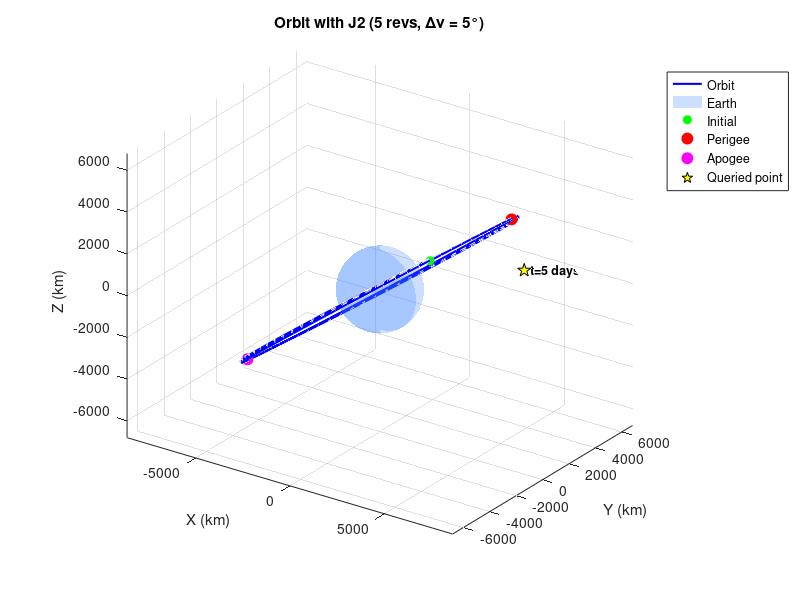
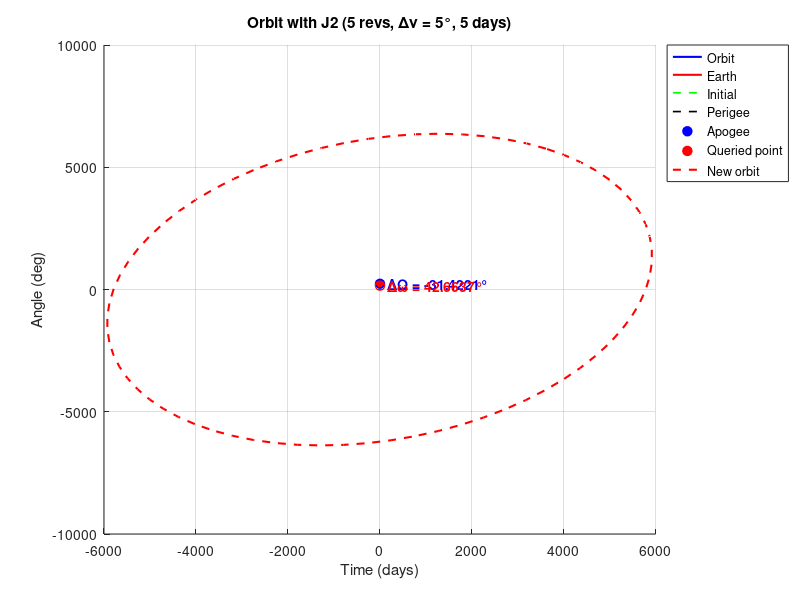

Source code (MATLAB) for these figures, in order:
clc; clear; close all;

%% ----- Constants -----
mu = 398600;         % km^3/s^2
Re = 6378.1363;      % km
J2 = 0.00108263;

%% ----- INPUT: initial state (ECI) -----
r0 = [4771.810686400000122, -3024.529532699999891, 3804.492539700000179];   % km
v0 = [2.888529122200000, 6.849724788200001,  1.814146876000000];             % km/s

fprintf('Input r0 = [%.6f %.6f %.6f] km\n', r0);
fprintf('Input v0 = [%.6f %.6f %.6f] km/s\n\n', v0);

%% ----- Compute classical elements from r0,v0-----
r = r0(:); v = v0(:);
r_mag = norm(r); v_mag = norm(v);
h = cross(r,v); h_mag = norm(h);
e_vec = (1/mu)*((v_mag^2 - mu/r_mag)*r - dot(r,v)*v);
e = norm(e_vec);
energy = v_mag^2/2 - mu/r_mag;
a = -mu/(2*energy);           % km
p = h_mag^2/mu;               % km
i = acos(h(3)/h_mag);         % rad

% Right Ascension of Ascending Node
n_vec = cross([0;0;1], h);
if norm(n_vec) > 0
    RAAN = acos(n_vec(1)/norm(n_vec));
    if n_vec(2) < 0, RAAN = 2*pi - RAAN; end
else
    RAAN = 0;
end

% Argument of perigee
if norm(n_vec) > 0 && e > 1e-12
    omega = acos(dot(n_vec,e_vec)/(norm(n_vec)*e));
    if e_vec(3) < 0, omega = 2*pi - omega; end
else
    omega = 0;
end

% true anomaly at epoch (nu0)
if e > 1e-12
    nu0 = acos(dot(e_vec,r)/(e*r_mag));
    if dot(r,v) < 0, nu0 = 2*pi - nu0; end
else
    nu0 = 0;
end

% mean motions / periods
n0 = sqrt(mu / a^3);           % Keplerian mean motion (rad/s)
T0 = 2*pi / n0;

% J2-corrected mean motion
n_J2 = n0 * (1 + 1.5*J2*(Re^2/p^2)*sqrt(1 - e^2)*(1 - 1.5*sin(i)^2));
T_J2 = 2*pi / n_J2;

fprintf('Elements from r0,v0: a=%.6f km, e=%.6f, i=%.6f deg\n', a, e, rad2deg(i));
fprintf(' RAAN=%.6f deg, omega=%.6f deg, nu0=%.6f deg\n\n', rad2deg(RAAN), rad2deg(omega), rad2deg(nu0));
fprintf('T0 = %.6f s, T_J2 = %.6f s \n\n', T0, T_J2);

%% ----- J2 secular rates (rad/s) -----
Omega_dot = -1.5 * J2 * (Re^2 / p^2) * n_J2 * cos(i);                       % dRAAN/dt
omega_dot = 0.75 * J2 * (Re^2 / p^2) * n_J2 * (5*cos(i)^2 - 1);             % domega/dt

fprintf('J2 rates: dRAAN/dt = %.6e rad/s (%.6f deg/day)\n', Omega_dot, rad2deg(Omega_dot)*86400);
fprintf('         domega/dt = %.6e rad/s (%.6f deg/day)\n\n', omega_dot, rad2deg(omega_dot)*86400);

%% Precompute epoch E0 and M0 robustly from nu0
E0 = 2 * atan2( sqrt(max(0,1-e))*sin(nu0/2), sqrt(1+e)*cos(nu0/2) );
E0 = mod(E0, 2*pi);
M0 = E0 - e*sin(E0);
M0 = mod(M0, 2*pi);

%% ----- User input: how many revolutions to output ----- 
Nrev = input('Enter number of revolutions: ');
if isempty(Nrev), Nrev = 1; end

dnu = 5;  % deg step

%% 5° table steps
nu_table = 0 : dnu : 360*Nrev;
N = numel(nu_table);

% reallocate
r_set = zeros(N,3);
v_set = zeros(N,3);
t_set = zeros(N,1);
nu_out_deg = zeros(N,1);    % corrected true anomaly (deg)
M_out_deg = zeros(N,1);     % mean anomaly (deg)
RAAN_out_deg = zeros(N,1);
omega_out_deg = zeros(N,1);

for k = 1:N
    % table anomaly (0..360*Nrev)
    nu_tbl_deg = nu_table(k);

    % Absolute orbital anomaly = initial nu0 + table anomaly
    nu_total_deg = rad2deg(nu0) + nu_tbl_deg;

    % Determine completed revolutions from the absolute orbital anomaly
    rev = floor(nu_total_deg / 360);

    % Local true anomaly within the current orbit [0,360)
    nu_local_deg = mod(nu_total_deg, 360);
    nu_rad = deg2rad(nu_local_deg);

    % --- conversion of true anomaly -> eccentric anomaly
    denom = 1 + e * cos(nu_rad);
    sinE = sqrt(max(0,1 - e^2)) * sin(nu_rad) / denom;
    cosE = (e + cos(nu_rad)) / denom;
    E_from_nu = atan2(sinE, cosE);
    E_from_nu = mod(E_from_nu, 2*pi);

    t_total = (nu_tbl_deg/360) * T_J2;

    % J2 secular drift applied at t_total (same as original)
    RAAN_t = RAAN + Omega_dot * t_total;
    omega_t = omega + omega_dot * t_total;

    % Perifocal r,v for local nu_rad (same as original)
    r_pf = (p / (1 + e*cos(nu_rad))) * [cos(nu_rad); sin(nu_rad); 0];
    v_pf = sqrt(mu/p) * [-sin(nu_rad); e + cos(nu_rad); 0];

    % Perifocal -> ECI (use updated RAAN_t & omega_t) (same as original)
    R3_W = [cos(RAAN_t) -sin(RAAN_t) 0;
            sin(RAAN_t)  cos(RAAN_t) 0;
            0            0           1];
    R1_i = [1 0 0; 0 cos(i) -sin(i); 0 sin(i) cos(i)];
    R3_w = [cos(omega_t) -sin(omega_t) 0;
            sin(omega_t)  cos(omega_t) 0;
            0             0            1];
    Q = R3_W * R1_i * R3_w;

    r_ECI = (Q * r_pf)';
    v_ECI = (Q * v_pf)';

    % ----------------- CONSISTENCY FIX FOR THE FIRST ROW -----------------
    if k == 1
        % Force state vectors to exact inputs
        r_ECI = r0;
        v_ECI = v0;

        % Force the epoch/time/angles to match the computed orbital elements at epoch
        t_total = 0;                      % define t=0 as the epoch of r0,v0
        t_since_peri = 0;
        rev = 0;
        RAAN_t = RAAN;                    % make RAAN_t equal to RAAN at epoch
        omega_t = omega;                  % make omega_t equal to omega at epoch
    end 
    
    % ----------------- NEW: compute M & nu consistent with time t_total -----
    % Propagate mean anomaly from epoch using J2-corrected mean motion
    M_t = mod(M0 + n_J2 * t_total, 2*pi);

    % Solve Kepler's equation (M_t -> E_t) with Newton
    E = M_t;
    for iter = 1:100
        E_next = E - (E - e*sin(E) - M_t) / (1 - e*cos(E));
        if abs(E_next - E) < 1e-12, break; end
        E = E_next;
    end
    E_t = mod(E,2*pi);

    % True anomaly from E_t
    nu_t = 2 * atan2( sqrt(1+e) * sin(E_t/2), sqrt(1-e) * cos(E_t/2) );
    nu_t = mod(nu_t, 2*pi);

    % ----------------- Store results -----------------
    r_set(k,:) = r_ECI;
    v_set(k,:) = v_ECI;
    t_set(k) = t_total;

    % Store the corrected anomalies (deg)
    nu_out_deg(k) = rad2deg(nu_t);
    M_out_deg(k) = rad2deg(M_t);

    RAAN_out_deg(k) = rad2deg(RAAN_t);
    omega_out_deg(k) = rad2deg(omega_t);
end

%% ----- Print table -----
fprintf('\n%6s %15s %15s %15s %15s %15s %15s %15s %12s %12s\n',...
    'ν(deg)','Time(s)','r_x(km)','r_y(km)','r_z(km)','v_x(km/s)','v_y(km/s)','v_z(km/s)','M(deg)','RAAN(deg)');
fprintf('%s\n', repmat('-',1,150));

for k = 1:N
    fprintf('%6.2f %15.6f %15.6f %15.6f %15.6f %15.6f %15.6f %15.6f %12.6f %12.6f\n', ...
        nu_out_deg(k), t_set(k), r_set(k,1), r_set(k,2), r_set(k,3), v_set(k,1), v_set(k,2), v_set(k,3), M_out_deg(k), RAAN_out_deg(k));
end

%% ----- Plot orbit -----
figure; hold on; grid on; axis equal;
plot3(r_set(:,1), r_set(:,2), r_set(:,3), 'b-', 'LineWidth', 1.5);

% Earth
scale = 0.3;
[xs, ys, zs] = sphere(80);
surf(scale*Re*xs, scale*Re*ys, scale*Re*zs, 'FaceColor',[0.2 0.5 1], 'FaceAlpha', 0.25, 'EdgeColor','none');

% mark initial, perigee, apogee
rmag = sqrt(sum(r_set.^2,2));
[~, idx_perigee] = min(rmag);
[~, idx_apogee] = max(rmag);
plot3(r_set(1,1), r_set(1,2), r_set(1,3), 'go','MarkerFaceColor','g','MarkerSize',6);
plot3(r_set(idx_perigee,1), r_set(idx_perigee,2), r_set(idx_perigee,3), 'ro','MarkerFaceColor','r','MarkerSize',8);
plot3(r_set(idx_apogee,1), r_set(idx_apogee,2), r_set(idx_apogee,3), 'mo','MarkerFaceColor','m','MarkerSize',8);

xlabel('X (km)'); ylabel('Y (km)'); zlabel('Z (km)');
title(sprintf('Orbit with J2 (%d revs, Δν = %d°)', Nrev, dnu));
legend('Orbit','Earth','Initial','Perigee','Apogee','Location','bestoutside');
view(35,25);

%% ----- plot secular drift of RAAN and omega vs time (user days input) -----
days = input('\nEnter number of days to see RAAN & ω drift: ');
if isempty(days), days = 2; end

% ----- Constant reference values -----
RAAN_const  = 265.771134;      % deg
omega_const = 115.120347;     % deg

t_days = linspace(0, days*86400, 3600);  % seconds
RAAN_drift  = rad2deg(RAAN + Omega_dot * t_days);
omega_drift = rad2deg(omega + omega_dot * t_days);

figure; hold on; grid on;

% J2 secular drift
plot(t_days/86400, RAAN_drift, 'b-', 'LineWidth', 1.5);
plot(t_days/86400, omega_drift, 'r-', 'LineWidth', 1.5);

% Constant reference lines
plot(t_days/86400, RAAN_const*ones(size(t_days)), 'g--', 'LineWidth', 1.2);
plot(t_days/86400, omega_const*ones(size(t_days)), 'k--', 'LineWidth', 1.2);

% ----- End-day difference -----
t_end = t_days(end)/86400;

RAAN_end  = RAAN_drift(end);
omega_end = omega_drift(end);

dRAAN_end  = RAAN_end  - RAAN_const;
domega_end = omega_end - omega_const;

% Mark end-day points
plot(t_end, RAAN_end,  'bo', 'MarkerFaceColor','b', 'MarkerSize',7);
plot(t_end, omega_end, 'ro', 'MarkerFaceColor','r', 'MarkerSize',7);

% Annotate ONLY end-day difference
text(t_end, RAAN_end, ...
    sprintf('  ΔΩ = %.4f°', dRAAN_end), ...
    'Color','b','FontSize',10,'FontWeight','bold');

text(t_end, omega_end, ...
    sprintf('  Δω = %.4f°', domega_end), ...
    'Color','r','FontSize',10,'FontWeight','bold');

xlabel('Time (days)');
ylabel('Angle (deg)');
title(sprintf('J_2 Secular Drift of RAAN and \\omega over %.0f days', days));

legend({'RAAN (Ω) – J_2 drift', ...
        'Argument of perigee (ω) – J_2 drift', ...
        'Ideal orbit RAAN', ...
        'Ideal orbit ω'}, ...
        'Location','best');

% Compute final RAAN and omega after given number of days
RAAN_final = rad2deg(RAAN + Omega_dot * t_days(end));
omega_final = rad2deg(omega + omega_dot * t_days(end));

% Display results
fprintf('\nAfter %.0f days:\n', days);
fprintf('  RAAN (Ω)  = %.6f deg\n', RAAN_final);
fprintf('  ω (arg. of perigee) = %.6f deg\n', omega_final);
fprintf('  ΔRAAN = %.6f deg/day,  Δω = %.6f deg/day\n', ...
        rad2deg(Omega_dot)*86400, rad2deg(omega_dot)*86400);

%% ----- Compute state vectors at user-specified time (seconds) -----
t_query = days*86400;

if ~isempty(t_query) && t_query >= 0
    % --- Interpolate orbit table for exact position ---
    if t_query <= t_set(end)
        % Interpolate position and velocity on the precomputed orbit
        r_tq = interp1(t_set, r_set, t_query, 'linear')';
        v_tq = interp1(t_set, v_set, t_query, 'linear')';
    else
        % For times beyond table, propagate using J2-corrected mean motion
        RAAN_tq = RAAN + Omega_dot * t_query;
        omega_tq = omega + omega_dot * t_query;

        % Compute mean anomaly at t_query from epoch using n_J2
        M_tq = mod(M0 + n_J2 * t_query, 2*pi);

        % Solve Kepler's equation
        E = M_tq;
        for iter = 1:200
            E_next = E - (E - e*sin(E) - M_tq) / (1 - e*cos(E));
            if abs(E_next - E) < 1e-13, break; end
            E = E_next;
        end
        E = mod(E,2*pi);

        % True anomaly
        nu_tq = 2 * atan2( sqrt(1+e) * sin(E/2), sqrt(1-e) * cos(E/2) );

        % Perifocal coordinates
        r_pf = (p / (1 + e*cos(nu_tq))) * [cos(nu_tq); sin(nu_tq); 0];
        v_pf = sqrt(mu/p) * [-sin(nu_tq); e + cos(nu_tq); 0];

        % ECI conversion
        R3_W = [cos(RAAN_tq) -sin(RAAN_tq) 0;
                sin(RAAN_tq)  cos(RAAN_tq) 0;
                0              0            1];
        R1_i = [1 0 0; 0 cos(i) -sin(i); 0 sin(i) cos(i)];
        R3_w = [cos(omega_tq) -sin(omega_tq) 0;
                sin(omega_tq)  cos(omega_tq) 0;
                0               0             1];
        Q = R3_W * R1_i * R3_w;

        r_tq = Q * r_pf;
        v_tq = Q * v_pf;
        M_tq_deg = rad2deg(M_tq);
    end

    % --- Compute true anomaly from interpolated position ---
    % Build rotated eccentric vector for time t_query
    RAAN_tq = RAAN + Omega_dot * t_query;
    omega_tq = omega + omega_dot * t_query;
    R3_W_t = [cos(RAAN_tq) -sin(RAAN_tq) 0; sin(RAAN_tq) cos(RAAN_tq) 0; 0 0 1];
    R1_i_t = [1 0 0; 0 cos(i) -sin(i); 0 sin(i) cos(i)];
    R3_w_t = [cos(omega_tq) -sin(omega_tq) 0; sin(omega_tq) cos(omega_tq) 0; 0 0 1];
    Q_t = R3_W_t * R1_i_t * R3_w_t;
    e_vec_t = (Q_t * [e;0;0])';

    rmag_tq = norm(r_tq);
    if e > 1e-12
        nu_from_r = acos( max(-1, min(1, dot(e_vec_t, r_tq)/(e*rmag_tq))) );
        if dot(r_tq, v_tq) < 0
            nu_from_r = 2*pi - nu_from_r;
        end
        nu_display = rad2deg(nu_from_r);
    else
        % compute from M_tq/E
        if exist('E','var')
            nu_from_r = 2 * atan2( sqrt(1+e)*sin(E/2), sqrt(1-e)*cos(E/2) );
            nu_display = rad2deg(mod(nu_from_r,2*pi));
        else
            nu_display = NaN;
        end
    end

    % Compute mean anomaly for t_query consistently
    M_tq = mod(M0 + n_J2 * t_query, 2*pi);

    % --- Display ---
    fprintf('\nState at t = %.0f days (from r0,v0 epoch):\n', days);
    fprintf('  r = [%.6f, %.6f, %.6f] km\n', r_tq(1), r_tq(2), r_tq(3));
    fprintf('  v = [%.6f, %.6f, %.6f] km/s\n', v_tq(1), v_tq(2), v_tq(3));
    fprintf('  RAAN = %.6f deg\n', rad2deg(RAAN_tq));
    fprintf('  ω    = %.6f deg\n', rad2deg(omega_tq));
    fprintf('  ν    = %.6f deg\n', nu_display);
    fprintf('  a    = %.6f km\n', a);
    fprintf('  e    = %.6f\n', e);
    fprintf('  i    = %.6f deg\n', rad2deg(i));
    fprintf('  M    = %.6f deg\n', rad2deg(M_tq));

    % --- Plot on orbit ---
    figs = findall(0, 'Type', 'figure');
    if ~isempty(figs), figure(figs(end)); else 
        figure; hold on; grid on; axis equal; end
    hold on;
    plot3(r_tq(1), r_tq(2), r_tq(3), 'kp', 'MarkerFaceColor','y', 'MarkerSize',10);
    text(r_tq(1), r_tq(2), r_tq(3), sprintf('  t=%.0f days', days), ...
         'Color','k','FontSize',9,'FontWeight','bold');
    legend({'Orbit','Earth','Initial','Perigee','Apogee','Queried point'}, 'Location','bestoutside');
else
    fprintf('\nNo valid time entered — skipping state vector computation.\n');
end

%% ----- Plot new orbit passing through queried state vector -----
if exist('r_tq','var') && exist('v_tq','var')
    % Compute orbital elements from queried state
    r_vec = r_tq(:); v_vec = v_tq(:);
    r_mag_q = norm(r_vec); v_mag_q = norm(v_vec);
    h_vec = cross(r_vec, v_vec); h_mag_q = norm(h_vec);
    e_vec_q = (1/mu) * ((v_mag_q^2 - mu/r_mag_q)*r_vec - dot(r_vec,v_vec)*v_vec);
    e_q = norm(e_vec_q);
    p_q = h_mag_q^2 / mu;
    energy_q = v_mag_q^2/2 - mu/r_mag_q;
    a_q = -mu/(2*energy_q);
    i_q = acos(h_vec(3)/h_mag_q);

    n_vec_q = cross([0;0;1], h_vec);
    if norm(n_vec_q) > 0
        RAAN_q = acos(n_vec_q(1)/norm(n_vec_q));
        if n_vec_q(2) < 0, RAAN_q = 2*pi - RAAN_q; end
    else
        RAAN_q = 0;
    end
    if norm(n_vec_q) > 0 && e_q > 1e-12
        omega_q = acos(dot(n_vec_q, e_vec_q)/(norm(n_vec_q)*e_q));
        if e_vec_q(3) < 0, omega_q = 2*pi - omega_q; end
    else
        omega_q = 0;
    end
    nu_q = acos(dot(e_vec_q,r_vec)/(e_q*r_mag_q));
    if dot(r_vec,v_vec) < 0, nu_q = 2*pi - nu_q; end

    % Build true anomaly array for the new orbit
    dnu_orbit = 5;                  % step size
    nu_new_deg = 0:dnu_orbit:360;   % degrees
    N_new = length(nu_new_deg);
    r_new_set = zeros(N_new,3);

    % Shift so that the orbit starts at the queried ν
    nu_shift_deg = rad2deg(nu_q);
    nu_new_deg_shifted = mod(nu_new_deg + nu_shift_deg, 360);

    for k = 1:N_new
        nu_rad = deg2rad(nu_new_deg_shifted(k));
        % Perifocal coordinates
        r_pf = (p_q/(1 + e_q*cos(nu_rad))) * [cos(nu_rad); sin(nu_rad); 0];

        % Transformation to ECI
        R3_W = [cos(RAAN_q) -sin(RAAN_q) 0;
                sin(RAAN_q)  cos(RAAN_q) 0;
                0            0            1];
        R1_i = [1 0 0; 0 cos(i_q) -sin(i_q); 0 sin(i_q) cos(i_q)];
        R3_w = [cos(omega_q) -sin(omega_q) 0;
                sin(omega_q)  cos(omega_q) 0;
                0             0            1];
        Q = R3_W * R1_i * R3_w;

        r_new_set(k,:) = (Q*r_pf)';
    end

    % Plot new orbit in same figure
    figs = findall(0,'Type','figure');
    if ~isempty(figs)
        figure(figs(1)); hold on;
        plot3(r_new_set(:,1), r_new_set(:,2), r_new_set(:,3), 'r--', 'LineWidth', 1.5);
        title(sprintf('Orbit with J2 (%d revs, Δν = %d°, %d days)', Nrev, dnu, round(t_query/86400)));
        legend({'Orbit','Earth','Initial','Perigee','Apogee','Queried point','New orbit'}, 'Location','bestoutside');
    end
end
